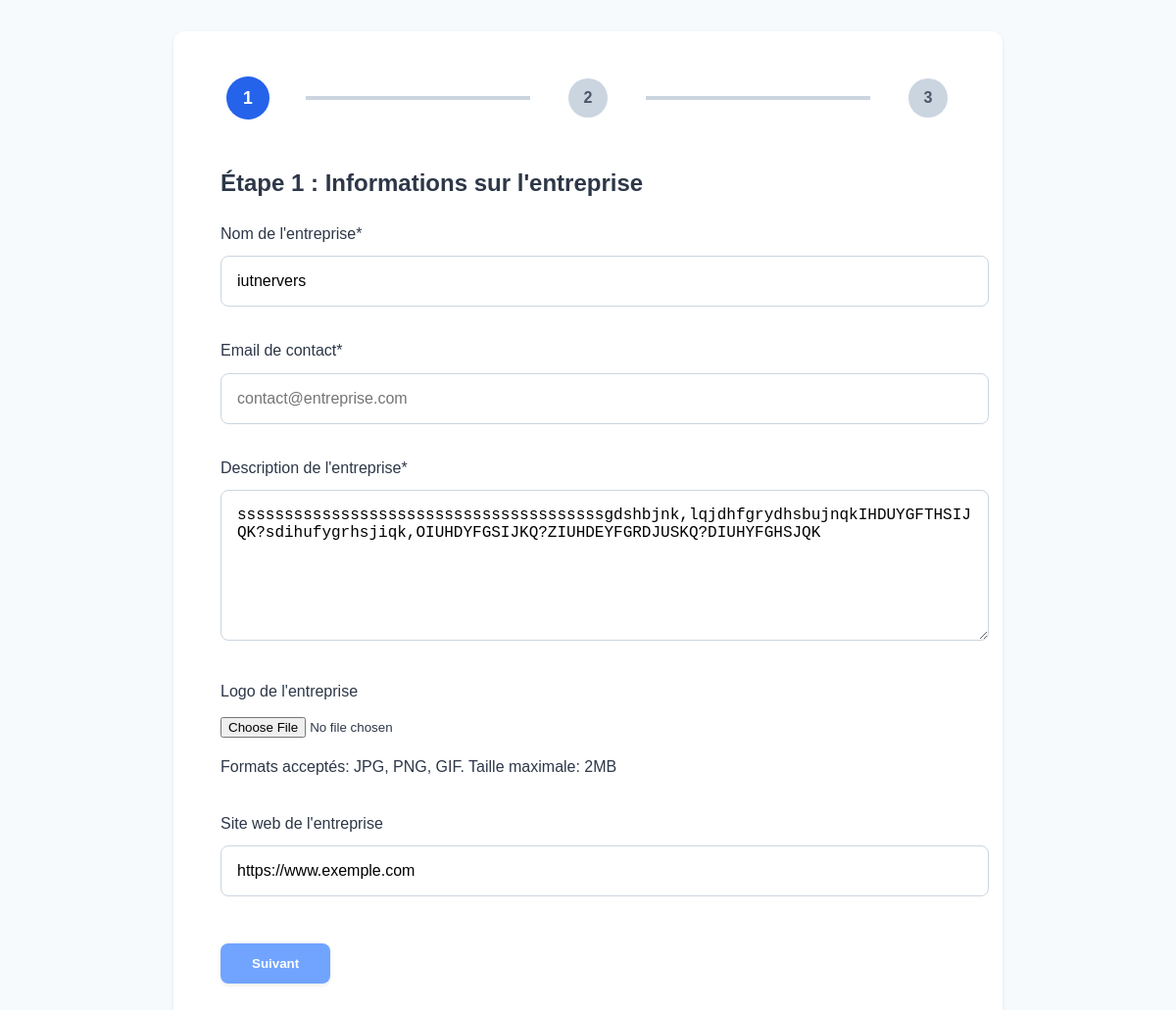
Page /app/views/internships/post_internship.php (signed in) on the committed database.
### tables this page shows
CREATE TABLE `entreprises` (
  `id` int(11) NOT NULL,
  `siret` varchar(14) NOT NULL,
  `nom` varchar(100) NOT NULL,
  `adresse` varchar(255) DEFAULT NULL,
  `ville` varchar(100) DEFAULT NULL,
  `code_postal` varchar(10) DEFAULT NULL,
  `pays` varchar(100) DEFAULT NULL,
  `telephone` varchar(20) DEFAULT NULL,
  `site_web` varchar(255) DEFAULT NULL,
  `lieu` varchar(255) DEFAULT NULL,
  `tva_intracommunautaire` varchar(50) DEFAULT NULL,
  `secteur_activite` varchar(100) DEFAULT NULL,
  `description` text,
  `adresse_facturation` varchar(255) DEFAULT NULL,
  `logo` varchar(255) DEFAULT NULL,
  `nom_contact` varchar(100) DEFAULT NULL,
  `username` varchar(100) NOT NULL,
  `email` varchar(255) NOT NULL,
  `password` varchar(255) NOT NULL,
  `role` enum('etudiant','entreprise','admin') NOT NULL DEFAULT 'entreprise',
  `date_creation` timestamp NOT NULL DEFAULT CURRENT_TIMESTAMP,
  `icone` varchar(255) DEFAULT NULL,
  `valide` tinyint(1) DEFAULT '0'
);

### app/helpers/functions.php (called while the page is built, shortened)
<?php
function getFormValue($field) {
    return isset($_SESSION['form_data'][$field]) ? $_SESSION['form_data'][$field] : '';
}
?>

### app/views/internships/post_internship.php (the view, shortened to what this page needs)
<?php
require_once $_SERVER['DOCUMENT_ROOT'] . '/Gestion_Stage/app/config/database.php';
require_once $_SERVER['DOCUMENT_ROOT'] . '/Gestion_Stage/app/helpers/functions.php';
$stmt = $pdo->prepare("SELECT * FROM entreprises WHERE id = ?");
$stmt->execute([$_SESSION['user_id']]);
$entreprise = $stmt->fetch(PDO::FETCH_ASSOC);
$currentStep = isset($_GET['step']) ? (int)$_GET['step'] : 1;
?>
<!DOCTYPE html>
<html lang="fr">
<head>
    <link rel="stylesheet" href="/Gestion_Stage/public/assets/css/style_post_internships.css">
</head>
<body>
    <div class="container">
    <div class="steps">
            <div class="step <?= $currentStep >= 1 ? 'active' : '' ?>">1</div>
            <div class="step-connector <?= $currentStep >= 2 ? 'active' : '' ?>"></div>
            <div class="step <?= $currentStep >= 2 ? 'active' : '' ?>">2</div>
            <div class="step-connector <?= $currentStep >= 3 ? 'active' : '' ?>"></div>
            <div class="step <?= $currentStep >= 3 ? 'active' : '' ?>">3</div>
        </div>
        <form method="POST" action="" class="multi-step-form" id="internshipForm" enctype="multipart/form-data">
            <?php if ($currentStep === 1): ?>
                <div class="step-content">
                    <h2>Étape 1 : Informations sur l'entreprise</h2>
                    <div class="form-group">
                        <label for="nom_entreprise">Nom de l'entreprise*</label>
                        <input type="text" id="nom_entreprise" name="nom_entreprise"
                               value="<?= htmlspecialchars($entreprise['nom']) ?>"  maxlength="255">
                    </div>
                    <div class="form-group">
                        <label for="email_contact">Email de contact*</label>
                        <input type="email" id="email_contact" name="email_contact"
                               value="<?= htmlspecialchars(getFormValue('email_contact')) ?>"
                               placeholder="contact@entreprise.com" >
                    </div>
                    <div class="form-group">
                        <label for="description_entreprise">Description de l'entreprise*</label>
                        <textarea id="description_entreprise" name="description_entreprise"
                                maxlength="500" ><?= htmlspecialchars($entreprise['description']) ?></textarea>
                    </div>
                    <div class="form-group">
                        <label for="logo">Logo de l'entreprise</label>
                        <input type="file" id="logo" name="logo" accept="image/*">
                        <p class="help-text">Formats acceptés: JPG, PNG, GIF. Taille maximale: 2MB</p>
                    </div>
                    <div class="form-group">
                        <label for="site_web">Site web de l'entreprise</label>
                        <input type="url" id="site_web" name="site_web"
                               value="<?= htmlspecialchars($entreprise['site_web']) ?>"
                               placeholder="https://www.entreprise.com">
                    </div>
                    <div class="form-navigation">
                        <button type="submit" name="next_step" value="2">Suivant</button>
                    </div>
                </div>
            <?php endif; ?>
        </form>
    </div>
</body>
</html>

### public/assets/css/style_post_internships.css (style rules this page uses)
:root { --primary-color: #2563EB; --secondary-color: #4A5568; --success-color: #48BB78; --error-color: #E53E3E; --border-color: #CBD5E0; --text-color: #2D3748; --bg-light: #F7FAFC; --box-shadow: 0 2px 4px rgba(0, 0, 0, 0.08); --transition-duration: 0.3s; --font-family: 'Nunito', sans-serif; }
body { font-family: var(--font-family); line-height: 1.6; color: var(--text-color); background-color: var(--bg-light); margin: 0; padding: 0; display: flex; flex-direction: column; justify-content: center; align-items: center; min-height: 100vh; }
.container { width: 90%; max-width: 750px; background: #FFFFFF; padding: 3rem; border-radius: 12px; box-shadow: var(--box-shadow); transition: box-shadow var(--transition-duration); margin: 2rem auto; }
.steps { display: flex; justify-content: space-between; align-items: center; margin-bottom: 3rem; padding: 0 0.5rem; }
.step { width: 40px; height: 40px; border-radius: 50%; background-color: var(--border-color); color: var(--secondary-color); display: flex; align-items: center; justify-content: center; font-weight: 600; font-size: 1rem; transition: background-color var(--transition-duration), color var(--transition-duration), transform var(--transition-duration); }
.step.active { background-color: var(--primary-color); color: white; transform: scale(1.1); }
.step-connector { height: 4px; width: calc(33.33% - 1rem); background-color: var(--border-color); transition: background-color var(--transition-duration); }
.form-group { margin-bottom: 2rem; }
label { display: block; margin-bottom: 0.6rem; font-weight: 500; color: var(--text-color); }
input[type="text"], input[type="email"], input[type="url"], input[type="number"], input[type="date"], select, textarea { width: 100%; padding: 1rem; border: 1px solid var(--border-color); border-radius: 8px; font-size: 1rem; transition: border-color var(--transition-duration), box-shadow var(--transition-duration); }
textarea { min-height: 120px; resize: vertical; }
.form-navigation { display: flex; justify-content: space-between; margin-top: 3rem; }
button { padding: 0.8rem 2rem; border: none; background-color: #005dff8f; border-radius: 8px; font-weight: 600; cursor: pointer; transition: background-color var(--transition-duration), transform var(--transition-duration), box-shadow var(--transition-duration); box-shadow: var(--box-shadow); }
button[type="submit"] { background-color: var (--success-color); color: white; }

### rows in the picture
entreprises: nom_entreprise "iutnervers", description_entreprise "sssssssssssssssssssssssssssssssssssssssgdshbjnk,lqjdhfgrydhsbujnqkIHDUYGFTHSIJQK?sdihufygrhsjiqk,OIUHDYFGSIJKQ?ZIUHDEYFGRDJUSKQ?DIUHYFGHSJQK", site_web "https://www.exemple.com"
